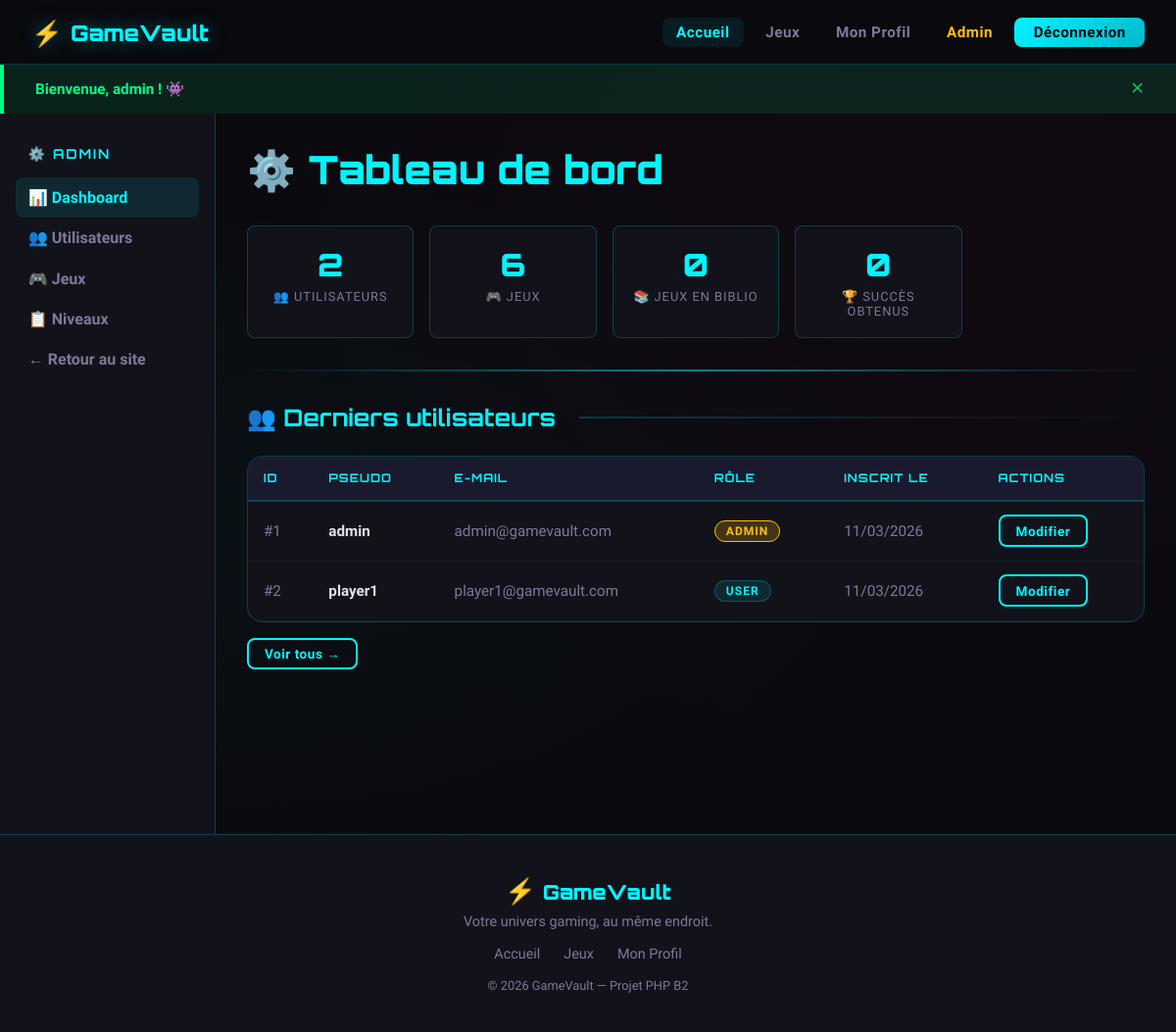
/admin/index.php (signed in), run on the app's committed database.
### tables this page shows
CREATE TABLE IF NOT EXISTS users (
    id INT AUTO_INCREMENT PRIMARY KEY,
    username VARCHAR(50) NOT NULL UNIQUE,
    email VARCHAR(100) NOT NULL UNIQUE,
    password VARCHAR(255) NOT NULL,
    role ENUM('user', 'admin') DEFAULT 'user',
    avatar VARCHAR(255) DEFAULT NULL,
    bio TEXT DEFAULT NULL,
    created_at DATETIME DEFAULT CURRENT_TIMESTAMP,
    updated_at DATETIME DEFAULT CURRENT_TIMESTAMP ON UPDATE CURRENT_TIMESTAMP
);

### includes/config.php (called while the page is built, shortened)
<?php
function e(string $str): string {
    return htmlspecialchars($str, ENT_QUOTES, 'UTF-8');
}

### admin/index.php (the view, shortened to what this page needs)
<?php
require_once __DIR__ . '/../includes/config.php';
$db = getDB();
$stats = [
    'users'        => $db->query("SELECT COUNT(*) FROM users")->fetchColumn(),
    'games'        => $db->query("SELECT COUNT(*) FROM games")->fetchColumn(),
    'user_games'   => $db->query("SELECT COUNT(*) FROM user_games")->fetchColumn(),
    'achievements' => $db->query("SELECT COUNT(*) FROM user_achievements")->fetchColumn(),
];
include '../includes/header.php';
?>
<div class="admin-layout">
    <?php include 'sidebar.php'; ?>
    <div class="admin-content">
        <h1 style="font-family:'Orbitron',monospace;color:var(--primary);margin-bottom:2rem">⚙️ Tableau de bord</h1>
        <div class="stats-grid mb-3">
            <div class="stat-card">
                <div class="stat-value"><?= $stats['users'] ?></div>
                <div class="stat-label">👥 Utilisateurs</div>
            </div>
            <div class="stat-card">
                <div class="stat-value"><?= $stats['games'] ?></div>
                <div class="stat-label">🎮 Jeux</div>
            </div>
            <div class="stat-card">
                <div class="stat-value"><?= $stats['user_games'] ?></div>
                <div class="stat-label">📚 Jeux en biblio</div>
            </div>
            <div class="stat-card">
                <div class="stat-value"><?= $stats['achievements'] ?></div>
                <div class="stat-label">🏆 Succès obtenus</div>
            </div>
        </div>
        <div class="neon-divider"></div>
        <h2 class="section-title">👥 Derniers utilisateurs</h2>
        <div class="card" style="padding:0;overflow:hidden">
            <table>
                <thead><tr><th>ID</th><th>Pseudo</th><th>E-mail</th><th>Rôle</th><th>Inscrit le</th><th>Actions</th></tr></thead>
                <tbody>
                <?php
                $users = $db->query("SELECT * FROM users ORDER BY created_at DESC LIMIT 5")->fetchAll();
                foreach ($users as $u): ?>
                <tr>
                    <td style="color:var(--text-muted)">#<?= $u['id'] ?></td>
                    <td><strong><?= e($u['username']) ?></strong></td>
                    <td style="color:var(--text-muted)"><?= e($u['email']) ?></td>
                    <td><span class="badge badge-<?= $u['role'] ?>"><?= $u['role'] ?></span></td>
                    <td style="color:var(--text-muted)"><?= date('d/m/Y', strtotime($u['created_at'])) ?></td>
                    <td><a href="users.php?action=edit&id=<?= $u['id'] ?>" class="btn btn-sm btn-secondary">Modifier</a></td>
                </tr>
                <?php endforeach; ?>
                </tbody>
            </table>
        </div>
        <div style="margin-top:1rem"><a href="users.php" class="btn btn-secondary btn-sm">Voir tous →</a></div>
    </div>
</div>
<?php include '../includes/footer.php'; ?>

### css/style.css (style rules this page uses)
:root { --primary: #00f5ff; --primary-dark: #00b8cc; --secondary: #ff006e; --accent: #ffbe0b; --bg-dark: #0a0a0f; --bg-card: #12121a; --bg-card2: #1a1a2e; --border: rgba(0, 245, 255, 0.2); --text: #e0e0f0; --text-muted: #7a7a9a; --success: #00ff88; --warning: #ffbe0b; --error: #ff4444; --glow: 0 0 20px rgba(0, 245, 255, 0.4); --glow-red: 0 0 20px rgba(255, 0, 110, 0.4); --radius: 8px; --radius-lg: 16px; --transition: all 0.3s ease; }
* { margin: 0; padding: 0; box-sizing: border-box; }
body { font-family: 'Rajdhani', 'Segoe UI', sans-serif; background-color: var(--bg-dark); color: var(--text); min-height: 100vh; display: flex; flex-direction: column; background-image: radial-gradient(ellipse at 20% 50%, rgba(0, 245, 255, 0.03) 0%, transparent 50%), radial-gradient(ellipse at 80% 20%, rgba(255, 0, 110, 0.03) 0%, transparent 50%); }
h1, h2, h3, .logo-text { font-family: 'Orbitron', monospace; }
h1 { font-size: 2.5rem; font-weight: 900; }
h2 { font-size: 1.8rem; font-weight: 700; }
a { color: var(--primary); text-decoration: none; transition: var(--transition); }
.btn { display: inline-flex; align-items: center; gap: 0.5rem; padding: 0.75rem 1.8rem; border-radius: var(--radius); font-weight: 700; font-size: 1rem; cursor: pointer; border: none; transition: var(--transition); text-decoration: none; letter-spacing: 0.5px; font-family: 'Rajdhani', sans-serif; }
.btn-secondary { background: transparent; color: var(--primary); border: 2px solid var(--primary); }
.btn-sm { padding: 0.4rem 1rem; font-size: 0.85rem; }
.section-title { font-family: 'Orbitron', monospace; font-size: 1.5rem; font-weight: 700; color: var(--primary); margin-bottom: 1.5rem; display: flex; align-items: center; gap: 0.5rem; }
.section-title::after { content: ''; flex: 1; height: 2px; background: linear-gradient(90deg, var(--border), transparent); margin-left: 1rem; }
.card { background: var(--bg-card); border: 1px solid var(--border); border-radius: var(--radius-lg); padding: 1.5rem; transition: var(--transition); }
.badge { display: inline-block; padding: 0.2rem 0.7rem; border-radius: 50px; font-size: 0.75rem; font-weight: 700; text-transform: uppercase; letter-spacing: 1px; }
.badge-admin { background: rgba(255, 190, 11, 0.2); color: var(--accent); border: 1px solid var(--accent); }
.badge-user { background: rgba(0, 245, 255, 0.1); color: var(--primary); border: 1px solid var(--border); }
.stats-grid { display: grid; grid-template-columns: repeat(auto-fill, minmax(160px, 1fr)); gap: 1rem; margin-bottom: 2rem; }
.stat-card { background: var(--bg-card); border: 1px solid var(--border); border-radius: var(--radius); padding: 1.2rem; text-align: center; }
.stat-value { font-family: 'Orbitron', monospace; font-size: 2rem; font-weight: 900; color: var(--primary); }
.stat-label { font-size: 0.8rem; color: var(--text-muted); text-transform: uppercase; letter-spacing: 1px; margin-top: 0.3rem; }
.admin-layout { display: grid; grid-template-columns: 220px 1fr; min-height: calc(100vh - 65px); }
.admin-content { padding: 2rem; }
table { width: 100%; border-collapse: collapse; font-size: 0.95rem; }
thead th { background: var(--bg-card2); color: var(--primary); font-family: 'Orbitron', monospace; font-size: 0.75rem; letter-spacing: 1px; text-transform: uppercase; padding: 0.9rem 1rem; text-align: left; border-bottom: 2px solid var(--border); }
tbody td { padding: 0.85rem 1rem; border-bottom: 1px solid rgba(0, 245, 255, 0.06); color: var(--text); }
.mb-3 { margin-bottom: 1.5rem; }
.neon-divider { height: 2px; background: linear-gradient(90deg, transparent, var(--primary), transparent); margin: 2rem 0; opacity: 0.5; }

### data on the page
users: id "1", username "admin", email "admin@gamevault.com", role "ADMIN", created_at "11/03/2026"
users: id "2", username "player1", email "player1@gamevault.com", role "USER", created_at "11/03/2026"

### other printed values
SITE_NAME "GameVault"
$flash['message'] "Bienvenue, admin ! 👾"
$stats['users'] "2"
$stats['games'] "6"
$stats['user_games'] "0"
$stats['achievements'] "0"
